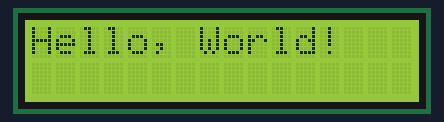
Simulated run of this sketch. Board: Arduino Uno, built with avr-gcc and run on an emulated ATmega328P. On the bench: 16×2 character LCD.

Above: at 0.1 s.
At 2.1 s:
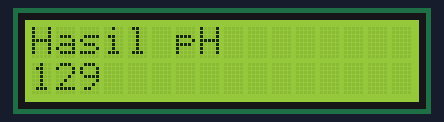
At 4.1 s:
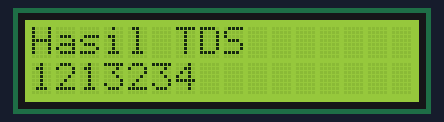

The sketch:

LCD_i2c.ino
```cpp
#include <Wire.h>
#include <LiquidCrystal_I2C.h>

LiquidCrystal_I2C lcd(0x27, 16, 2);  // Alamat I2C dan ukuran LCD

unsigned long previousMillis = 0;
unsigned long interval = 2000;  // Interval waktu dalam milidetik (ms)

int state = 0;  // Variabel untuk melacak status tampilan

void setup() {
  lcd.init();  // Menginisialisasi LCD
  lcd.backlight();   // Mengaktifkan backlight pada LCD
  lcd.setCursor(0, 0);
  lcd.print("Hello, World!");
}

void loop() {
  unsigned long currentMillis = millis();  // Mendapatkan waktu saat ini

  if (currentMillis - previousMillis >= interval) {
    previousMillis = currentMillis;

    // Menggunakan state untuk menentukan tampilan yang akan ditampilkan
    switch (state) {
      case 0:
        lcd.clear();
        lcd.setCursor(0, 0);
        lcd.print("Hasil pH");
        lcd.setCursor(0, 1);
        lcd.print("129");
        state = 1;  // Pindah ke state berikutnya
        break;
      case 1:
        lcd.clear();
        lcd.setCursor(0, 0);
        lcd.print("Hasil TDS");
        lcd.setCursor(0, 1);
        lcd.print("1213234");
        state = 0;  // Pindah ke state berikutnya
        break;
    }
  }
}
```

Measured:
- what the display in image 1 shows lasts 2.0 s, from 2.0 s to 4.0 s
